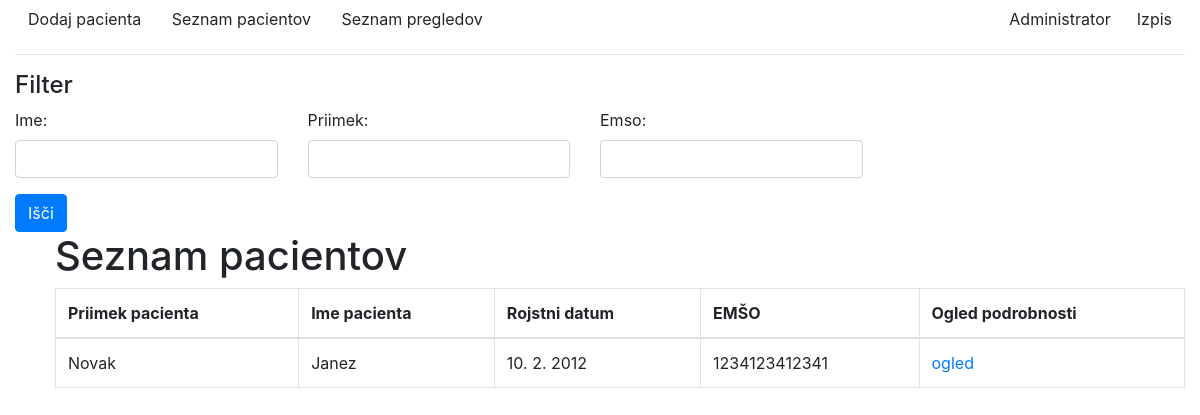
The page /seznamPacientov on the database as committed earlier.
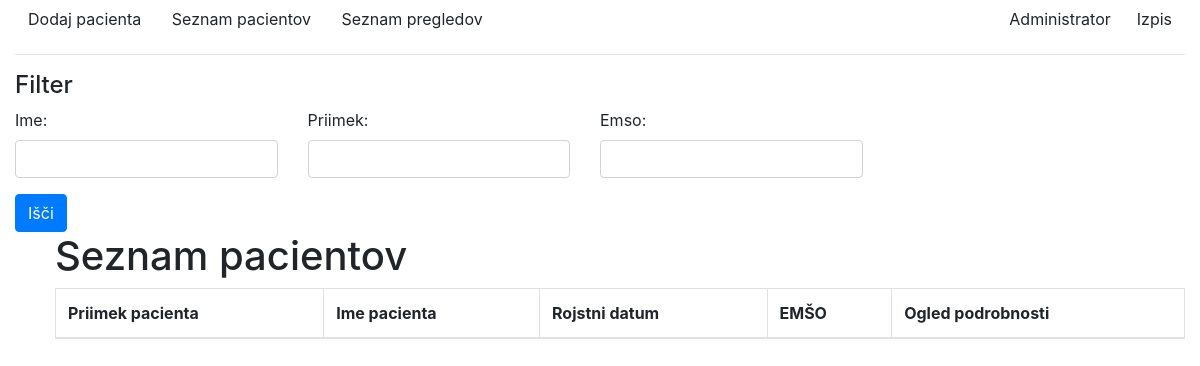
The same page on the database as committed later.
### HIS/models.py (models this page shows, shortened)
class Pacient(models.Model):
    ime = models.CharField(max_length=100)
    priimek = models.CharField(max_length=100)
    SPOL = (
        ('M', 'Moški'),
        ('Ž', 'Ženska'),
    )
    spol = models.CharField(max_length=1, choices=SPOL, default='M')
    rojstniDatum = models.DateField()
    emso = models.PositiveIntegerField()
    ulica = models.CharField(max_length=200, default='')
    id = models.AutoField(primary_key=True)
    mesto = models.ForeignKey(Kraj, on_delete=models.CASCADE, blank=True, null=True)

### HIS/views.py (the view)
# urls.py: path('seznamPacientov', views.seznamPacient, name='seznam_pacientov'),
def seznamPacient(request):
    template_name = 'seznamPacientov.html'
    seznam = Pacient.objects.all()
    pacient_filter = PacientFilter(request.GET, queryset=seznam)
    context = dict({'pacient_seznam': pacient_filter})
    return render(request, template_name, context)

### HIS/templates/seznamPacientov.html (shortened to what this page needs)
{% extends 'osnova.html' %}
{% block content %}
{% load widget_tweaks %}
    <form method="get">
    <div class="well">
      <h4 style="margin-top: 0">Filter</h4>
      <div class="row">
        <div class="form-group col-sm-4 col-md-3">
          {{ pacient_seznam.form.ime.label_tag }}
          {% render_field pacient_seznam.form.ime class="form-control" %}
        </div>
        <div class="form-group col-sm-4 col-md-3">
          {{ pacient_seznam.form.priimek.label_tag }}
          {% render_field pacient_seznam.form.priimek class="form-control" %}
        </div>
        <div class="form-group col-sm-4 col-md-3">
          {{ pacient_seznam.form.emso.label_tag }}
          {% render_field pacient_seznam.form.emso class="form-control" %}
        </div>
      </div>
      <button type="submit" class="btn btn-primary">
         Išči
      </button>
    </div>
    </form>
    <ul>
    <h1>Seznam pacientov</h1>
    <table id="myTable" class="table table-bordered">
        <thead>
            <tr>
                <th onclick="sortTable(0)">Priimek pacienta</th>
                <th onclick="sortTable(1)">Ime pacienta</th>
                <th onclick="sortTable(2)">Rojstni datum</th>
                <th>EMŠO</th>
                <th>Ogled podrobnosti</th>
            </tr>
        </thead>
        <tbody>
        {% for p in pacient_seznam.qs %}
            <tr>
                <td>{{ p.priimek}}</td>
                <td>{{ p.ime }}</td>
                <td>{{ p.rojstniDatum.day }}. {{ p.rojstniDatum.month }}. {{ p.rojstniDatum.year }}</td>
                <td>{{ p.emso }}</td>
                <td><a href="{% url 'pacient' p.id %}">ogled</a></td>
            </tr>
        {% endfor %}
        </tbody>
    </table>
{% endblock %}

### HIS/templates/osnova.html (shortened to what this page needs)
<!DOCTYPE html>
<html lang="en">
<head>
{% load static %}
    <link rel="stylesheet" href="https://stackpath.bootstrapcdn.com/bootstrap/4.3.1/css/bootstrap.min.css">
    <link rel="stylesheet" type="text/css" href="{% static 'style.css' %}">
</head>
<body>
    <div class="container-fluid">
        <a href="{% url 'pacientForm' %}" class="btn btn-default">Dodaj pacienta</a> <a href="{% url 'seznam_pacientov' %}" class="btn btn-default">Seznam pacientov</a> <a href="{% url 'seznam_pregledov' %}" class="btn btn-default">Seznam pregledov</a> <div class="float-right"><a href="{% url 'odjava' %}" class="btn btn-default">Izpis</a></div> <div class="float-right"><a href="admin" class="btn btn-default">Administrator</a></div>
    <hr>
    </div>
    <div class="container-fluid">
        <div class="column">
            {% block content %}
            {% endblock %}
        </div>
    </div>
</body>
</html>

### HIS/static/style.css (style rules this page uses)
* { box-sizing: border-box; }
.row { display: flex; flex-direction: row; flex-wrap: wrap; width: 100%; }
.column { display: flex; flex-direction: column; flex-basis: 100%; flex: 1; }

Rows that differ between the two databases and show on the page:
removed Pacient: priimek "Novak", ime "Janez", rojstniDatum.day "10", rojstniDatum.month "2", rojstniDatum.year "2012", emso "1234123412341"
